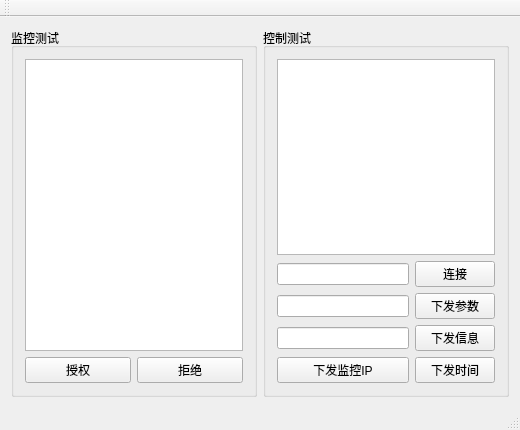
<?xml version="1.0" encoding="UTF-8"?>
<ui version="4.0">
 <class>MainWindow</class>
 <widget class="QMainWindow" name="MainWindow">
  <property name="geometry">
   <rect>
    <x>0</x>
    <y>0</y>
    <width>520</width>
    <height>430</height>
   </rect>
  </property>
  <property name="windowTitle">
   <string>MainWindow</string>
  </property>
  <widget class="QWidget" name="centralWidget">
   <layout class="QHBoxLayout" name="horizontalLayout">
    <item>
     <widget class="QGroupBox" name="groupBox">
      <property name="title">
       <string>监控测试</string>
      </property>
      <layout class="QGridLayout" name="gridLayout">
       <item row="0" column="0" colspan="2">
        <widget class="QPlainTextEdit" name="plainTextEdit"/>
       </item>
       <item row="1" column="0">
        <widget class="QPushButton" name="pushButton">
         <property name="text">
          <string>授权</string>
         </property>
        </widget>
       </item>
       <item row="1" column="1">
        <widget class="QPushButton" name="pushButton_2">
         <property name="text">
          <string>拒绝</string>
         </property>
        </widget>
       </item>
      </layout>
     </widget>
    </item>
    <item>
     <widget class="QGroupBox" name="groupBox_2">
      <property name="title">
       <string>控制测试</string>
      </property>
      <layout class="QGridLayout" name="gridLayout_2">
       <item row="3" column="0">
        <widget class="QLineEdit" name="lineEdit_3"/>
       </item>
       <item row="1" column="1">
        <widget class="QPushButton" name="pushButton_8">
         <property name="text">
          <string>连接</string>
         </property>
        </widget>
       </item>
       <item row="2" column="1">
        <widget class="QPushButton" name="pushButton_3">
         <property name="text">
          <string>下发参数</string>
         </property>
        </widget>
       </item>
       <item row="2" column="0">
        <widget class="QLineEdit" name="lineEdit"/>
       </item>
       <item row="3" column="1">
        <widget class="QPushButton" name="pushButton_5">
         <property name="text">
          <string>下发信息</string>
         </property>
        </widget>
       </item>
       <item row="4" column="1">
        <widget class="QPushButton" name="pushButton_6">
         <property name="text">
          <string>下发时间</string>
         </property>
        </widget>
       </item>
       <item row="0" column="0" colspan="2">
        <widget class="QPlainTextEdit" name="plainTextEdit_2"/>
       </item>
       <item row="1" column="0">
        <widget class="QLineEdit" name="lineEdit_5"/>
       </item>
       <item row="4" column="0">
        <widget class="QPushButton" name="pushButton_7">
         <property name="text">
          <string>下发监控IP</string>
         </property>
        </widget>
       </item>
      </layout>
     </widget>
    </item>
   </layout>
  </widget>
  <widget class="QMenuBar" name="menuBar">
   <property name="geometry">
    <rect>
     <x>0</x>
     <y>0</y>
     <width>520</width>
     <height>23</height>
    </rect>
   </property>
  </widget>
  <widget class="QToolBar" name="mainToolBar">
   <attribute name="toolBarArea">
    <enum>TopToolBarArea</enum>
   </attribute>
   <attribute name="toolBarBreak">
    <bool>false</bool>
   </attribute>
  </widget>
  <widget class="QStatusBar" name="statusBar"/>
 </widget>
 <layoutdefault spacing="6" margin="11"/>
 <resources/>
 <connections/>
</ui>
